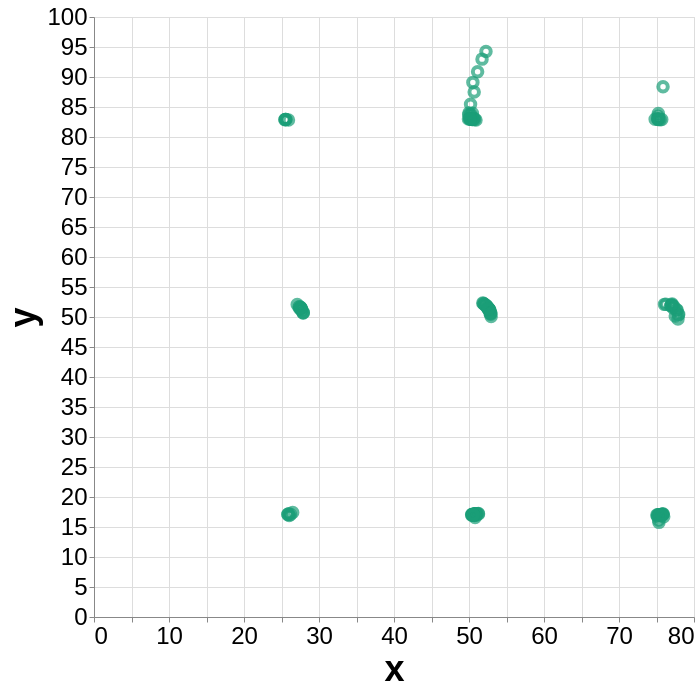

The Vega-Lite source for this figure:
### Vega-Lite specification from a JSON file in a GitHub repository (floating-point values rounded to 4 significant figures; data arrays with more than 128 entries replaced by an {"elided": "..."} marker saying what was removed)
{"config": {"view": {}, "mark": {}, "axis": {"labelFontSize": 24, "titleFontSize": 36}}, "data": {"name": "data-de742fa421703dc225b9373097295409"}, "mark": {"type": "point", "color": "#1b9e77"}, "encoding": {"size": {"value": 90}, "strokeWidth": {"value": 4}, "x": {"type": "quantitative", "field": "x"}, "y": {"type": "quantitative", "field": "y"}}, "height": 600, "width": 600, "$schema": "https://vega.github.io/schema/vega-lite/v5.json", "datasets": {"data-de742fa421703dc225b9373097295409": {"elided": "142 records"}}}
